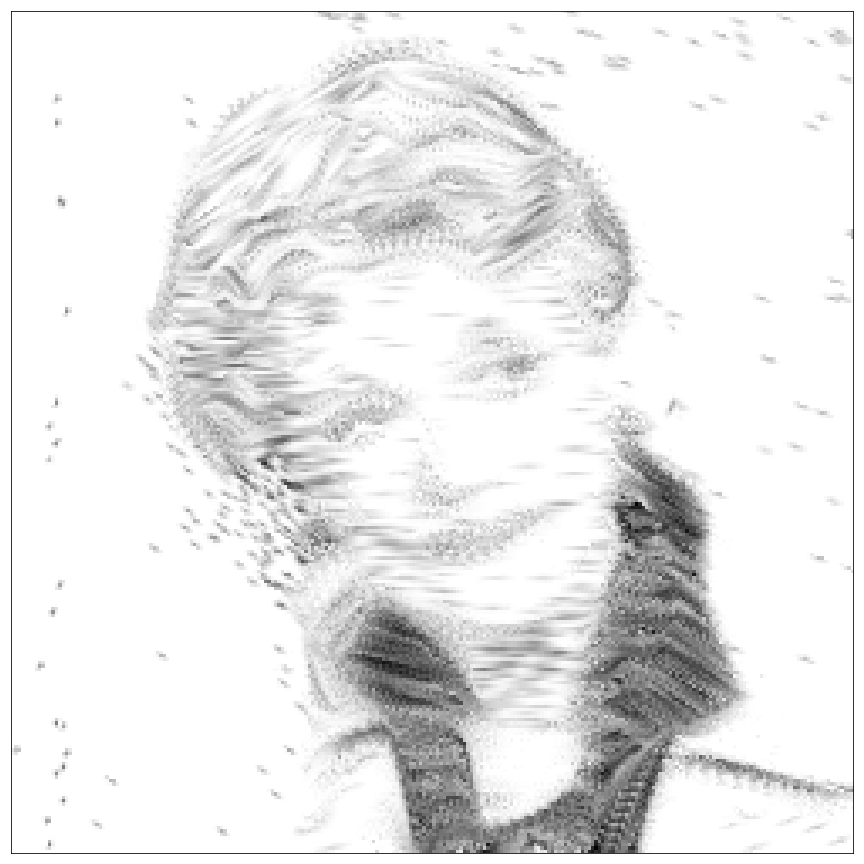
%> input picture images/LIC_lic.png, 864 x 864 px
$ octave --eval "result = extract_vector_field(imread('../images/LIC_lic.png'));"   (GNU Octave 9; MATLAB toolbox functions it lacks are replaced by stand-ins)
%> lines starting %> are read from the running program, lines starting %| are printed output that depends on the picture
function vec_field = extract_vector_field(im)

im_gray = rgb2gray(im);
[H, W] = size(im_gray);
%> H = 864; W = 864
im_blur = imfilter(im_gray, fspecial('gaussian', [15 15], 2));
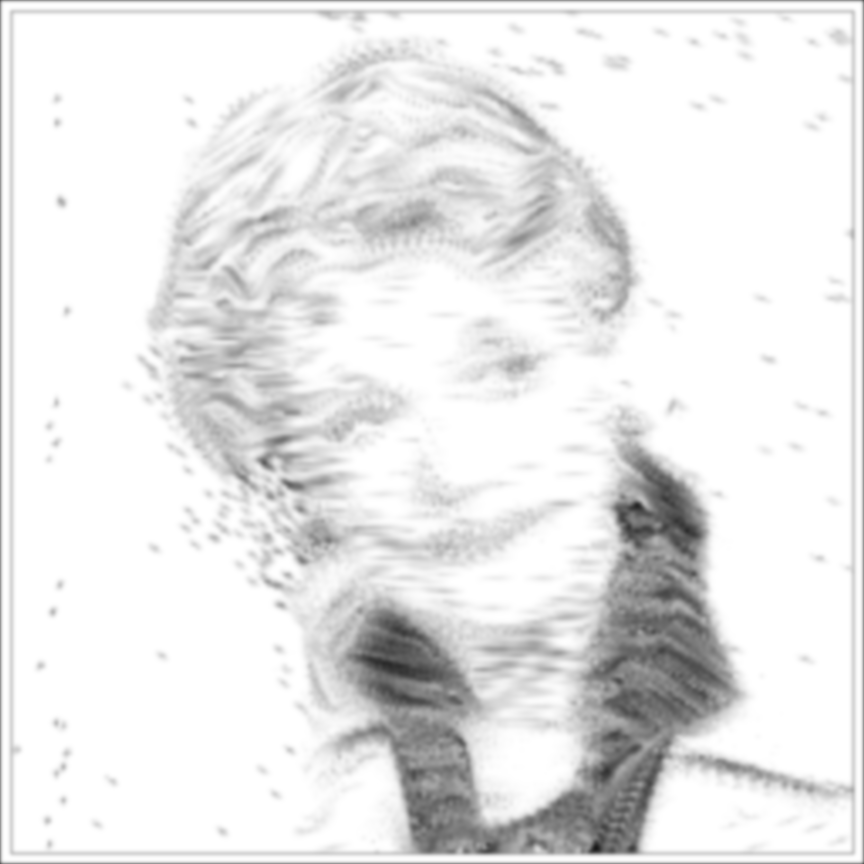
%> im_blur: size 864x864 uint8; min 24, max 255, mean 232.1
[gradX, gradY] = imgradientxy(im_blur, 'sobel');
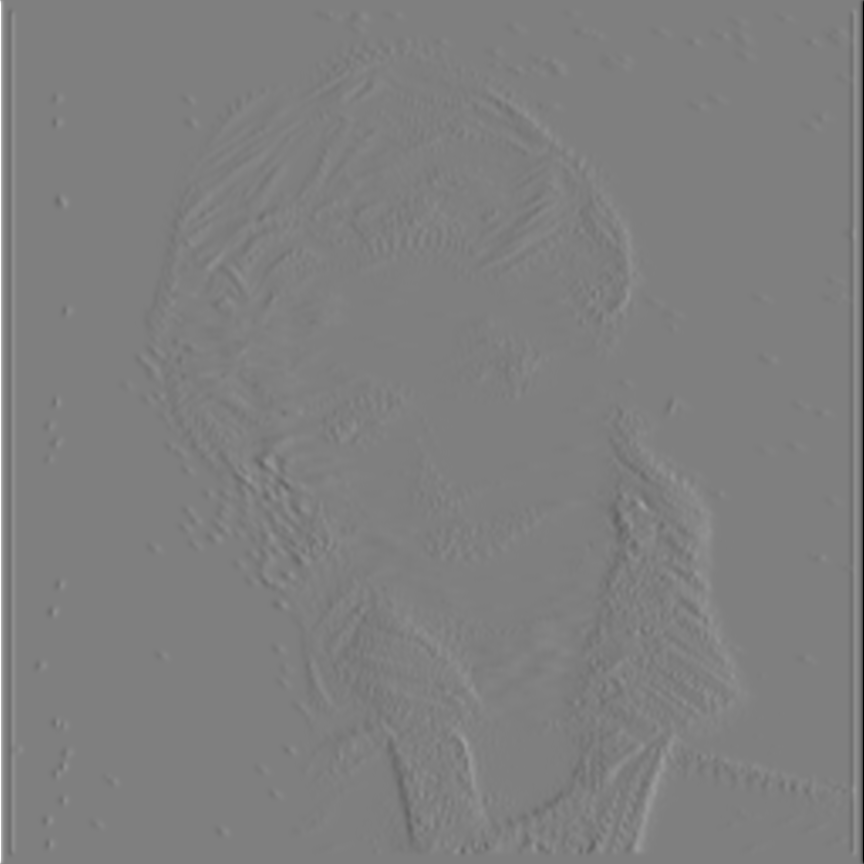
%> gradX: size 864x864 double; min -792, max 792, mean 0; drawn with min black and max white
grad = cat(3, gradY, gradX);
% normalize gradient
grad = grad ./ (sum(grad .^ 2, 3) .^ 0.5 + 1e-2);
grad = grad .* (1 - 2 * (grad(:, :, 2) < 0));
vec_field = grad;

end
